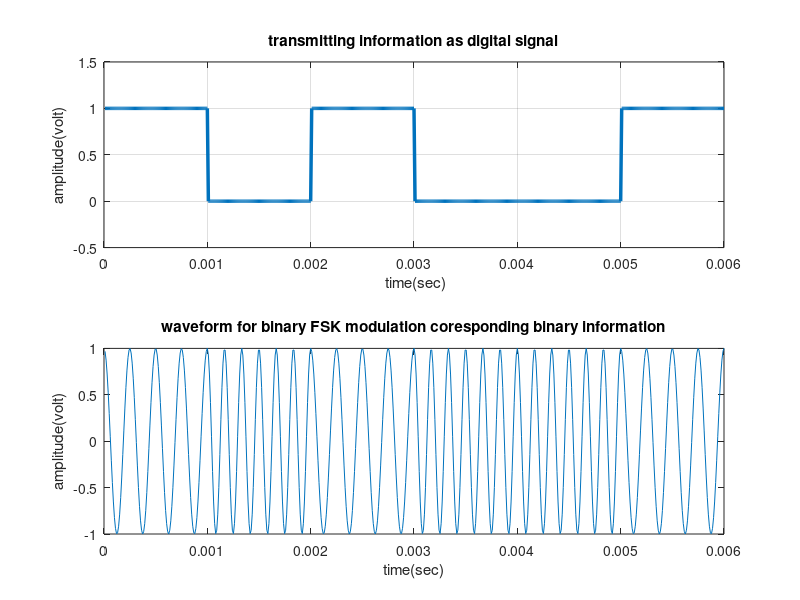

Here is the MATLAB script that generated this plot:
%>>>>>>>>> MATLAB code for binary FSK modulation and de-modulation >>>>>>>%
clc;
clear all;
close all;
x=[1 0 1 0 0 1];                                    % Binary Information
bp=.001;                                                    % bit period
disp(' Binary information at Trans mitter :');
disp(x);
%XX representation of transmitting binary information as digital signal XXX
bit=[]; 
for n=1:1:length(x)
    if x(n)==1;
       se=ones(1,100);
    else x(n)==0;
        se=zeros(1,100);
    end
     bit=[bit se];
end
t1=bp/100:bp/100:100*length(x)*(bp/100);
subplot(2,1,1);
plot(t1,bit,'lineWidth',2.5);grid on;
axis([ 0 bp*length(x) -.5 1.5]);
ylabel('amplitude(volt)');
xlabel(' time(sec)');
title('transmitting information as digital signal');
%XXXXXXXXXXXXXXXXXXXXXXX Binary-FSK modulation XXXXXXXXXXXXXXXXXXXXXXXXXXX%
A=1;                                          % Amplitude of carrier signal
br=1/bp;                                                         % bit rate
f1=br*4;                           % carrier frequency for information as 1
f2=br*6;                           % carrier frequency for information as 0
t2=bp/99:bp/99:bp;                 
ss=length(t2);
m=[];
for (i=1:1:length(x))
    if (x(i)==1)
        y=A*cos(2*pi*f1*t2);
    else
        y=A*cos(2*pi*f2*t2);
    end
    m=[m y];
end
t3=bp/99:bp/99:bp*length(x);
subplot(2,1,2);
plot(t3,m);
xlabel('time(sec)');
ylabel('amplitude(volt)');
title('waveform for binary FSK modulation coresponding binary information');
%XXXXXXXXXXXXXXXXXXXX Binary FSK demodulation XXXXXXXXXXXXXXXXXXXXXXXXXXXXX
mn=[];
for n=ss:ss:length(m)
  t=bp/99:bp/99:bp;
  y1=cos(2*pi*f1*t);                    % carrier siignal for information 1
  y2=cos(2*pi*f2*t);                    % carrier siignal for information 0
  mm=y1.*m((n-(ss-1)):n);
  mmm=y2.*m((n-(ss-1)):n);
  t4=bp/99:bp/99:bp;
  z1=trapz(t4,mm)                                             % intregation 
  z2=trapz(t4,mmm)                                            % intregation 
  zz1=round(2*z1/bp)
  zz2= round(2*z2/bp)
  if(zz1>A/2)      % logic lavel= (0+A)/2 or (A+0)/2 or 2.5 ( in this case)
    a=1;
  else(zz2>A/2)
    a=0;
  end
  mn=[mn a];
end
disp(' Binary information at Reciver :');
disp(mn);
%XXXXX Representation of binary information as digital signal which achived 
%after demodulation XXXXXXXXXXXXXXXXXXXXXXXXXXXXXXXXXXXXXXXXXXXXXXXXXXXXXXX
% bit=[];
% for n=1:length(mn);
%     if mn(n)==1;
%        se=ones(1,100);
%     else mn(n)==0;
%         se=zeros(1,100);
%     end
%      bit=[bit se];
% end
% t4=bp/100:bp/100:100*length(mn)*(bp/100);
% subplot(3,1,3)
% plot(t4,bit,'LineWidth',2.5);grid on;
% axis([ 0 bp*length(mn) -.5 1.5]);
% ylabel('amplitude(volt)');
% xlabel(' time(sec)');
% title('recived information as digital signal after binary FSK demodulation');
%>>>>>>>>>>>>>>>>>>>>>>>>>> end of program >>>>>>>>>>>>>>>>>>>>>>>>>>>>>>%